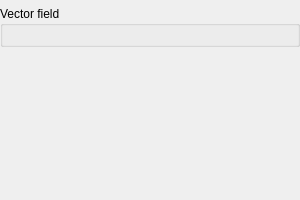
<?xml version="1.0" encoding="UTF-8"?>
<ui version="4.0">
 <class>qSlicerVectorVolumeDisplayWidget</class>
 <widget class="qSlicerWidget" name="qSlicerVectorVolumeDisplayWidget">
  <property name="geometry">
   <rect>
    <x>0</x>
    <y>0</y>
    <width>300</width>
    <height>200</height>
   </rect>
  </property>
  <property name="windowTitle">
   <string>Vector Volume Display</string>
  </property>
  <layout class="QVBoxLayout" name="verticalLayout">
   <property name="leftMargin">
    <number>0</number>
   </property>
   <property name="topMargin">
    <number>0</number>
   </property>
   <property name="rightMargin">
    <number>0</number>
   </property>
   <property name="bottomMargin">
    <number>0</number>
   </property>
   <item>
    <widget class="qSlicerScalarVolumeDisplayWidget" name="ScalarVolumeDisplayWidget"/>
   </item>
   <item>
    <widget class="ctkCollapsibleGroupBox" name="VectorFieldGroupBox">
     <property name="title">
      <string>Vector field</string>
     </property>
     <property name="collapsed">
      <bool>true</bool>
     </property>
     <layout class="QVBoxLayout" name="vectorFieldLayout">
      <item>
       <widget class="qMRMLVectorFieldDisplayWidget" name="VectorFieldDisplayWidget"/>
      </item>
     </layout>
    </widget>
   </item>
   <item>
    <spacer name="verticalSpacer">
     <property name="orientation">
      <enum>Qt::Vertical</enum>
     </property>
     <property name="sizeHint" stdset="0">
      <size>
       <width>20</width>
       <height>0</height>
      </size>
     </property>
    </spacer>
   </item>
  </layout>
 </widget>
 <customwidgets>
  <customwidget>
   <class>ctkCollapsibleGroupBox</class>
   <extends>QGroupBox</extends>
   <header>ctkCollapsibleGroupBox.h</header>
   <container>1</container>
  </customwidget>
  <customwidget>
   <class>qSlicerWidget</class>
   <extends>QWidget</extends>
   <header>qSlicerWidget.h</header>
   <container>1</container>
  </customwidget>
  <customwidget>
   <class>qSlicerScalarVolumeDisplayWidget</class>
   <extends>qSlicerWidget</extends>
   <header>qSlicerScalarVolumeDisplayWidget.h</header>
  </customwidget>
  <customwidget>
   <class>qMRMLVectorFieldDisplayWidget</class>
   <extends>QWidget</extends>
   <header>qMRMLVectorFieldDisplayWidget.h</header>
  </customwidget>
 </customwidgets>
 <resources/>
 <connections/>
</ui>
